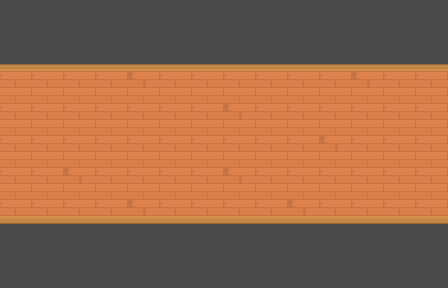

Rendered tile map (Tiled .tmx) drawn with the repository's tilesets; below, a short description and the map source with its tile grids summarised:
An orthogonal 14x9 tile map with 32x32 px tiles, 2 tile layers (background, decorations), 2 tilesets and 5 objects (4x gameobject, keyitem).

<map version="1.0" orientation="orthogonal" renderorder="right-down" width="14" height="9" tilewidth="32" tileheight="32" nextobjectid="7">
 <tileset firstgid="1" name="spritesheet-tiles" tilewidth="32" tileheight="32" spacing="5" tilecount="729" columns="27">
  <image source="../images/spritesheet-tiles.png" width="1024" height="1024" />
 </tileset>
 <tileset firstgid="730" name="objects" tilewidth="32" tileheight="64" tilecount="1" columns="0">
  <tile id="0">
   <image width="32" height="64" source="../images/locker.png" />
  </tile>
 </tileset>
 <layer name="background" width="14" height="9">
  <data>[126 cells, 126 non-empty, 3 distinct tile ids]</data>
 </layer>
 <layer name="decorations" width="14" height="9">
  <data>[126 cells, 28 non-empty, 2 distinct tile ids]</data>
 </layer>
 <objectgroup name="objects">
  <object id="1" name="locker" type="gameobject" gid="730" x="320" y="96" width="32" height="64" />
  <object id="2" name="keyitem" type="keyitem" gid="730" x="208" y="96" width="32" height="64" />
  <object id="3" name="locker" type="gameobject" gid="730" x="152" y="96" width="32" height="64" />
  <object id="4" name="locker" type="gameobject" gid="730" x="96" y="96" width="32" height="64" />
  <object id="6" name="locker" type="gameobject" gid="730" x="264" y="96" width="32" height="64" />
 </objectgroup>
</map>
